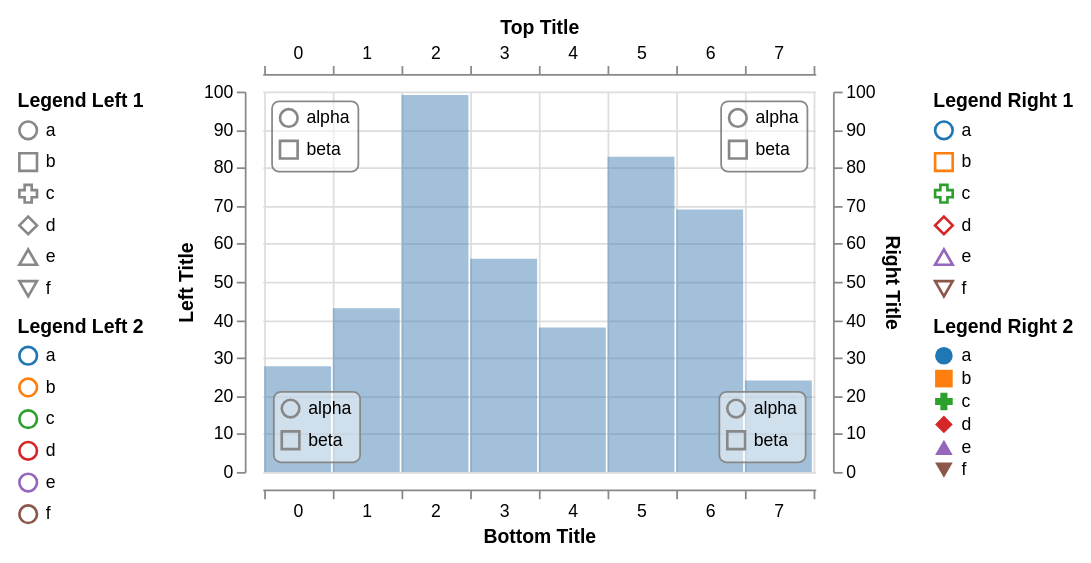

Write a Vega-Lite specification for this figure.
### Vega specification from a JSON file in a GitHub repository (floating-point values rounded to 4 significant figures)
{"schema": {"language": "vega", "version": "3.0.0"}, "width": 600, "height": 300, "padding": 10, "autosize": "fit", "config": {"axisBand": {"bandPosition": 1, "tickPadding": -1, "tickExtra": true}}, "signals": [{"name": "active", "value": null, "on": [{"events": {"marktype": "rect", "type": "mouseover"}, "update": "datum"}, {"events": {"marktype": "rect", "type": "mouseout"}, "update": "null"}]}], "data": [{"name": "values", "values": [{"x": 0, "y": 28}, {"x": 1, "y": 43}, {"x": 2, "y": 99}, {"x": 3, "y": 56}, {"x": 4, "y": 38}, {"x": 5, "y": 83}, {"x": 6, "y": 69}, {"x": 7, "y": 24}]}], "scales": [{"name": "xscale", "type": "band", "range": [0, {"signal": "width"}], "round": true, "domain": {"data": "values", "field": "x"}}, {"name": "yscale", "type": "linear", "range": [{"signal": "height"}, 0], "round": true, "domain": {"data": "values", "field": "y"}, "zero": true, "nice": true}, {"name": "shapeScale", "type": "ordinal", "domain": ["a", "b", "c", "d", "e", "f"], "range": ["circle", "square", "cross", "diamond", "triangle-up", "triangle-down"]}, {"name": "colorScale", "type": "ordinal", "domain": ["a", "b", "c", "d", "e", "f"], "scheme": "category10"}, {"name": "innerScale", "type": "ordinal", "domain": ["alpha", "beta"], "range": ["circle", "square"]}], "axes": [{"scale": "yscale", "orient": "left", "count": 5, "grid": false, "domain": true, "title": "Left Title", "offset": 10}, {"scale": "yscale", "orient": "right", "count": 5, "grid": true, "domain": true, "title": "Right Title", "offset": 10}, {"scale": "xscale", "orient": "top", "grid": false, "domain": true, "title": "Top Title", "offset": 10}, {"scale": "xscale", "orient": "bottom", "grid": true, "domain": true, "title": "Bottom Title", "offset": 10}], "legends": [{"shape": "shapeScale", "stroke": "colorScale", "title": "Legend Right 1"}, {"shape": "shapeScale", "fill": "colorScale", "orient": "right", "title": "Legend Right 2"}, {"shape": "shapeScale", "orient": "left", "title": "Legend Left 1"}, {"stroke": "colorScale", "orient": "left", "title": "Legend Left 2"}, {"shape": "innerScale", "orient": "top-left", "offset": 5, "padding": 4, "encode": {"legend": {"enter": {"fill": {"value": "#fff"}, "fillOpacity": {"value": 0.5}, "stroke": {"value": "#888"}, "cornerRadius": {"value": 4}}}}}, {"shape": "innerScale", "orient": "top-right", "offset": 5, "padding": 4, "encode": {"legend": {"enter": {"fill": {"value": "#fff"}, "fillOpacity": {"value": 0.5}, "stroke": {"value": "#888"}, "cornerRadius": {"value": 4}}}}}, {"shape": "innerScale", "orient": "bottom-left", "offset": 6, "padding": 4, "encode": {"legend": {"enter": {"fill": {"value": "#fff"}, "fillOpacity": {"value": 0.5}, "stroke": {"value": "#888"}, "cornerRadius": {"value": 4}}}}}, {"shape": "innerScale", "orient": "bottom-right", "interactive": true, "offset": 6, "padding": 4, "encode": {"legend": {"enter": {"fill": {"value": "#fff"}, "fillOpacity": {"value": 0.5}, "stroke": {"value": "#888"}, "cornerRadius": {"value": 4}}, "update": {"stroke": {"value": "#888"}}, "hover": {"stroke": {"value": "#f8f"}}}}}], "marks": [{"type": "rect", "from": {"data": "values"}, "encode": {"update": {"x": {"scale": "xscale", "field": "x"}, "width": {"scale": "xscale", "band": 1, "offset": -1}, "y": {"scale": "yscale", "field": "y"}, "y2": {"scale": "yscale", "value": 0}, "fill": {"value": "steelblue"}, "fillOpacity": {"value": 0.5}, "stroke": {"color": {"l": {"value": 50}, "a": {"value": 100}, "b": {"value": -20}}}, "strokeWidth": [{"test": "datum===active", "value": 5}, {"value": 0}]}}}]}
